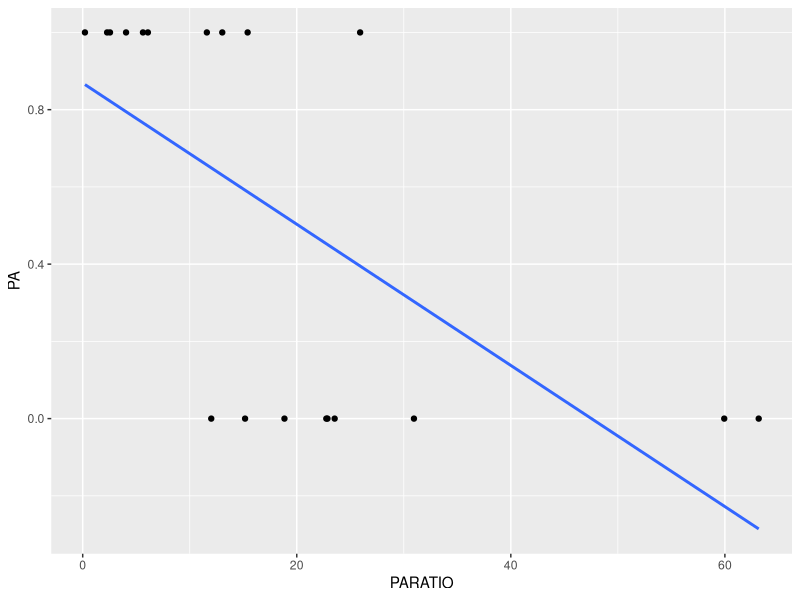
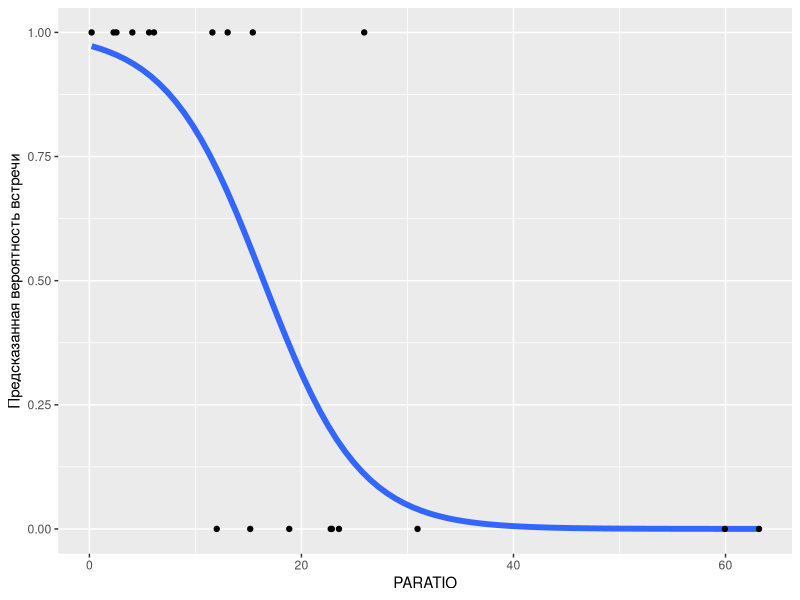
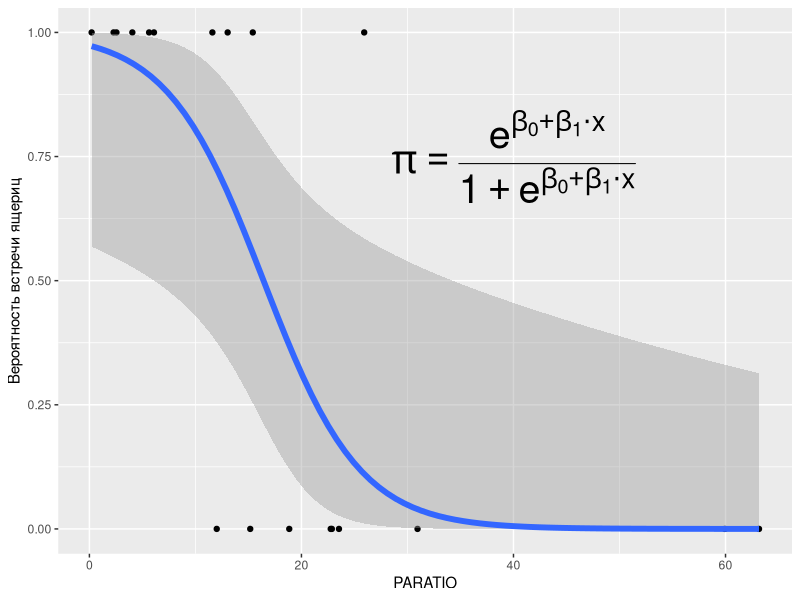
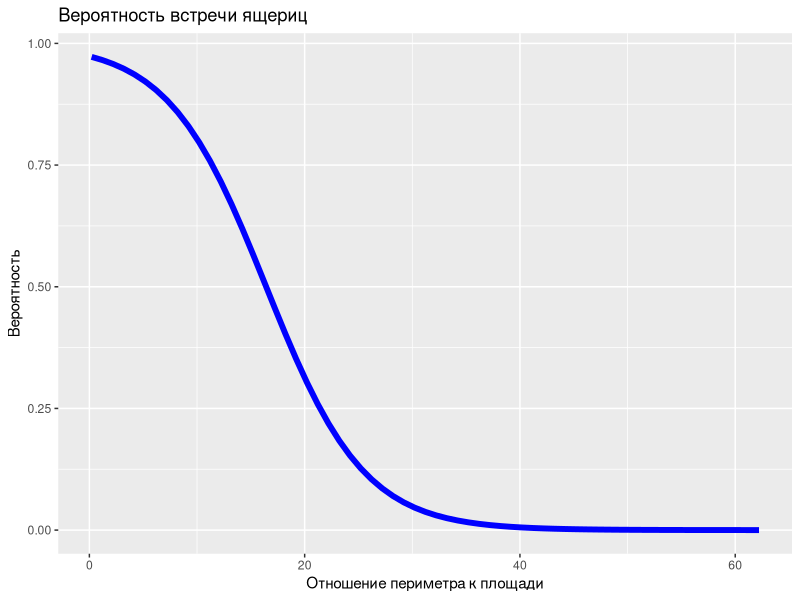
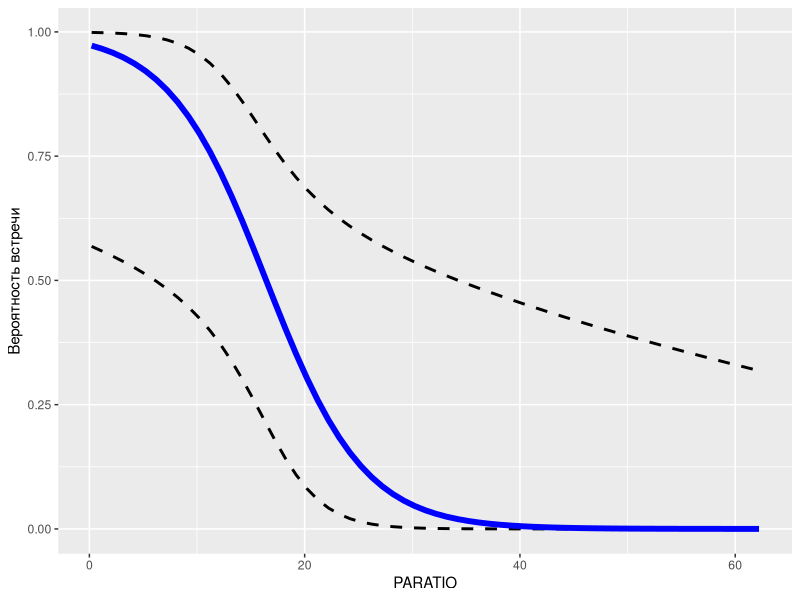

Write the R code that produced these figures, in order. (Note: this script raises an error after producing the figures.)
## ---- chunk 1
#-- RUN THE FRAGMENT BETWEEN LINES BEFORE COMPILING MARKDOWN
# to conimages markdown parsing
options(markdown.extensions = c("no_intra_emphasis", "tables", "fenced_code", "autolink", "strikethrough", "lax_spacing", "space_headers", "latex_math"))
#------
# output options
options(width = 70, scipen = 6, digits = 3)

# to render cyrillics in plots use cairo pdf
options(device = function(file, width = 7, height = 7, ...) {
  cairo_pdf(tempfile(), width = width, height = height, ...)
  })
library(knitr)
# chunk default options
opts_chunk$set(fig.align='center', tidy = FALSE, fig.width = 7, fig.height = 3)
## ---- chunk 2
liz <- read.csv("data/polis.csv")
head(liz)
## ---- chunk 3
fit <- lm(PA ~ PARATIO, data = liz)
summary(fit)
## ---- chunk 4
library(ggplot2)

ggplot(liz, aes(x=PARATIO, y=PA)) + geom_point() + geom_smooth(method="lm", se=FALSE)
## ---- chunk 5

ggplot(liz, aes(x=PARATIO, y=PA)) + geom_smooth(method="glm", method.args = list(family="binomial"), se=FALSE, size = 2) + ylab("Предсказанная вероятность встречи") + geom_point()
## ---- chunk 6
liz_model <- glm(PA ~ PARATIO , family="binomial", data = liz)
summary(liz_model)
## ---- chunk 7
summary(liz_model)
## ---- chunk 8
(Dev_resid <- -2*as.numeric(logLik(liz_model))) #Остаточная девианса

(Dev_nul <- -2*as.numeric(logLik(update(liz_model, ~-PARATIO)))) #Нулевая девианса
## ---- chunk 9
(G2 <- Dev_nul - Dev_resid)
## ---- chunk 10
#Остаточная девианса
Dev_resid <- -2*as.numeric(logLik(liz_model)) 

#Нулевая девианса
Dev_nul <- -2*as.numeric(logLik(update(liz_model, ~-PARATIO)))

# Значение критерия 
(G2 <- Dev_nul - Dev_resid)

(p_value <- 1 - pchisq(G2, df = 1))

## ---- chunk 11
anova(liz_model, test="Chi")


## ---- chunk 12
coef(liz_model)
## ---- chunk 13
exp(coef(liz_model)[2])
## ---- chunk 14
ggplot(liz, aes(x=PARATIO, y=PA)) + geom_point() + geom_smooth(method="glm", method.args = list(family="binomial"), se=TRUE, size = 2) + ylab("Вероятность встречи ящериц") + annotate("text", x=40, y=0.75, parse=TRUE, label = "pi == frac(e ^ {beta[0]+beta[1] %.% x}, 1 + e ^ {beta[0]+beta[1] %.% x})", size = 10)
## ---- chunk 15
confint(liz_model) # для логитов
exp(confint(liz_model)) # для отношения шансов 

## ---- chunk 16
MyData <- data.frame(PARATIO = 
        seq(min(liz$PARATIO), max(liz$PARATIO)))

MyData$Predicted <- predict(liz_model, 
                            newdata = MyData, 
                            type = "response")

ggplot(MyData, aes(x = PARATIO, y = Predicted)) + 
  geom_line(size=2, color = "blue") + 
  xlab("Отношение периметра к площади") + 
  ylab ("Вероятность") + 
  ggtitle("Вероятность встречи ящериц")

## ---- chunk 17
# Создаем искуственный набор данных
MyData <- data.frame(PARATIO = seq(min(liz$PARATIO), max(liz$PARATIO)))

# Формируем модельную матрицу для искуственно созданных данных
X <- model.matrix( ~ PARATIO, data = MyData)

## ---- chunk 18
# Вычисляем параметры подобранной модели и ее матрицу ковариаций
betas    <- coef(liz_model) # Векор коэффицентов
Covbetas <- vcov(liz_model) # Ковариационная матрица

# Вычисляем предсказанные значения, перемножая модельную матрицу на вектор 
# коэффициентов
MyData$eta <- X %*% betas
## ---- chunk 19
# Переводим предсказанные значения из логитов в вероятности
MyData$Pi  <- exp(MyData$eta) / (1 + exp(MyData$eta))

## ---- chunk 20
# Вычисляем стандартные отшибки путем перемножения матриц
  MyData$se <- sqrt(diag(X %*% Covbetas %*% t(X)))

# Вычисляем доверительные интервалы
MyData$CiUp  <- exp(MyData$eta + 1.96 *MyData$se) / 
  (1 + exp(MyData$eta  + 1.96 *MyData$se))

MyData$CiLow  <- exp(MyData$eta - 1.96 *MyData$se) / 
  (1 + exp(MyData$eta  - 1.96 *MyData$se))


## ---- chunk 21
ggplot(MyData, aes(x = PARATIO, y = Pi)) + 
  geom_line(aes(x = PARATIO, y = CiUp), 
            linetype = 2, size = 1) + 
  geom_line(aes(x = PARATIO, y = CiLow), 
            linetype = 2, size = 1) + 
  geom_line(color = "blue", size=2) + 
  ylab("Вероятность встречи")
## ---- chunk 22
surviv <- read.table("data/ICU.csv", header=TRUE, sep=";")
head(surviv)
## ---- chunk 23
surviv$PO2 <- factor(surviv$PO2)
surviv$PH <- factor(surviv$PH)
surviv$PCO <- factor(surviv$PCO)
surviv$BIC <- factor(surviv$BIC)
surviv$CRE <- factor(surviv$CRE)
surviv$LOC <- factor(surviv$LOC)
## ---- chunk 24
M1 <- glm(STA ~ ., family = "binomial", data = surviv)
summary(M1)
## ---- chunk 25
anova(M1, test = "Chi")

## ---- chunk 26
M2 <- glm(formula = STA ~ AGE + CAN + SYS + TYP + PH + PCO + LOC, family = "binomial",   data = surviv)

# M2 вложена в M1 следовательно их можно сравнить тестом отношения правдоподобий
anova(M1, M2, test = "Chi")
## ---- chunk 27
exp(coef(M2)[3])
## ---- chunk 28
MyData = expand.grid(AGE = seq(min(surviv$AGE), max(surviv$AGE), 1), CAN = levels(surviv$CAN),  SYS = seq(min(surviv$SYS), max(surviv$SYS), 10),  TYP =  "Emergency", PH = "1", PCO = "1", LOC ="1") 

MyData$Predicted <- predict(M2, newdata = MyData, type = "response")



ggplot(MyData, aes(x=SYS, y = Predicted, color = AGE, group = AGE)) + geom_line() + facet_grid(~ CAN, labeller = label_both) + scale_color_gradient(low = "green",  high = "red") + labs(label = list(x = "Давление в момент реанимации (SYS)", y = "Вероятность гибели", color = "Возраст", title = "Предсказания модели"))


## ---- chunk 29
M2_diag <- data.frame(.fitted = predict(M2), 
    .pears_resid = residuals(M2, type = "pearson"))

ggplot(M2_diag, aes(x = .fitted, y = .pears_resid)) + 
  geom_point() + geom_smooth(se = FALSE)
## ---- chunk 30
ggplot(M2_diag, aes(x = .pears_resid)) + geom_histogram(fill = "blue", color = "black", binwidth = 0.2) + geom_vline(aes(xintercept = 0), size = 1.2)
## ---- chunk 31
#Формируем искусственный набор данных
MyData = expand.grid(
  AGE = seq(min(surviv$AGE), 
            max(surviv$AGE), 1), 
  CAN = levels(surviv$CAN),
  SYS = seq(min(surviv$SYS), 
            max(surviv$SYS), 10),  
  TYP =  levels(surviv$TYP), 
  PH = levels(surviv$PH), 
  PCO = levels(surviv$PCO), 
  LOC =levels(surviv$LOC)
  )

# Предсказываем для этих данных вероятности 
# гибели в соответствии с моделью M2
Predicted <-predict(M2, newdata = MyData, 
                    type ="response") 

# Вычисляем долю нулей, ожидаемую 
# в соответствии с биномиальным 
# распределением
Zero_perc <- sum((1-Predicted))/
  (sum((1-Predicted)) + 
    sum((Predicted))) * 100
